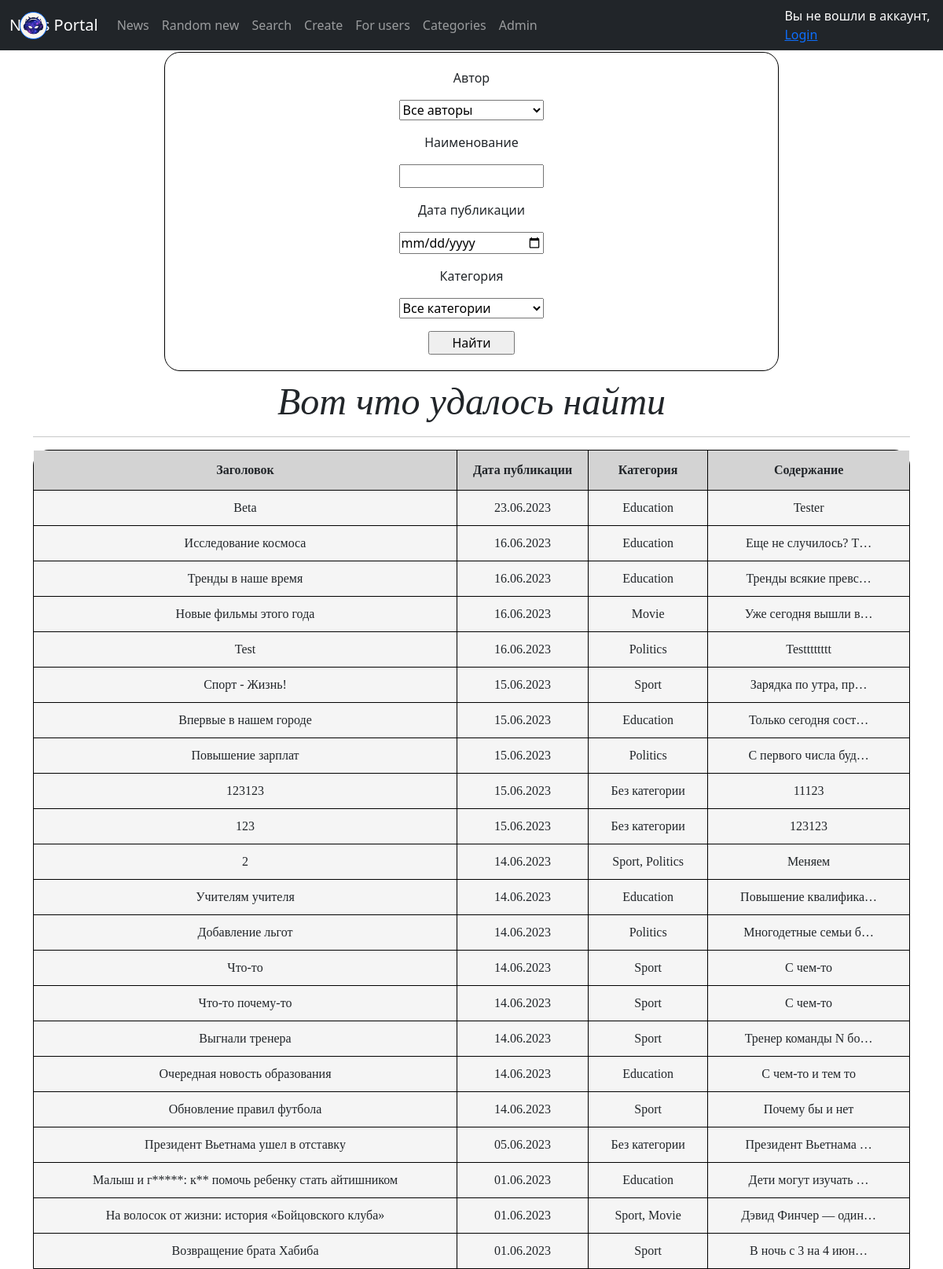
The app's page /news/search/ with its own data.
### news/models.py (models this page shows, shortened)
class Post(models.Model):
    news = 'NE'
    article = 'AR'
    name = models.CharField(max_length=255)
    type = models.CharField(max_length=2, choices=TYPE_OF_NEW, default=news)
    datetime_in = models.DateTimeField(auto_now_add=True)
    content = models.TextField()
    category = models.ManyToManyField('Category', through='PostCategories')
    author = models.ForeignKey('Author', on_delete=models.CASCADE, related_name='author')
    rating = models.IntegerField(default=0)

class Category(models.Model):
    category_name = models.CharField(max_length=255, unique=True)
    subscribers = models.ManyToManyField(User)
    def __str__(self):
        return self.category_name.title()

### news/views.py (the view)
# urls.py: path('search/', PostSearch.as_view(), name='post_search'),
class PostSearch(ListView):
    model = Post
    template_name = 'search.html'
    context_object_name = 'news'
    ordering = '-datetime_in'
    def get_queryset(self):
        queryset = super().get_queryset()
        self.filterset = PostFilter(self.request.GET, queryset)
        return self.filterset.qs
    def get_context_data(self, **kwargs):
        context = super().get_context_data(**kwargs)
        context['filterset'] = self.filterset
        return context

### news/models.py (called while the page is built)
    def __str__(self):
        return self.user.username

### news/templatetags/custom_filters.py (called while the page is built)
@register.filter()
def censor(value, censor_words=CENSOR_WORDS, symbols=SYMBOLS):
    if isinstance(value, str):
        for i in value.split():
            count = 0
            if not i.isalnum():
                for j in symbols:
                    if j in i:
                        count += 1
            if i[:len(i) - count].lower() in censor_words:
                value = value.replace(i[:len(i) - count], i[0] + '*' * (len(i) - 1 - count))
    else:
        try:
            raise AttributeError
        except AttributeError:
            print("AttributeError")
    return value

### news/templatetags/custom_tags.py (called while the page is built)
@register.simple_tag()
def random_new_id():
    return choice([i['id'] for i in Post.objects.all().values('id')])

### templates/search.html (shortened to what this page needs)
{% extends 'flatpages/default.html' %}
{% load static %}
{% load custom_filters %}
{% block content %}
<link rel="stylesheet" type='text/css' href="{% static 'css/search-styles.css' %}">
<section>
    <form action="" method="get">
        {% for i in filterset.form %}
        <div class="filter-block">
            <p class="label">{{ i.label }}</p>
            <p class="filter-field">{{ i }}</p>
        </div>
        {% endfor %}
        <input class="search-button" type="submit" value="Найти" />
    </form>
</section>
<h1>Вот что удалось найти</h1>
<hr>
{% if news %}
<div class="table-cube">
	<table>
		<tr class="table-head">
			<th>Заголовок</th>
			<th class="date-time-collumn">Дата публикации</th>
            <th>Категория</th>
			<th>Содержание</th>
		</tr>
		{% for i in news %}
		<tr>
			<td>{{ i.name|censor }}</td>
			<td>{{ i.datetime_in|date:'d.m.Y' }}</td>
            <td>{% if i.category.all %}
					{% for j in i.category.all %}
				{% if forloop.last %}
					{{ j }}
				{% else %}
				{{ j }},
				{% endif %}
				{% endfor %}
				{% else %}
					Без категории
				{% endif %}
				</td>
			<td>{{ i.content|truncatechars:20 }}</td>
		</tr>
		{% endfor %}
	</table>
</div>
{% else %}
<div class="not-found">
    <img src="/static/assets/not_found.png" title="Ничего не найдено" alt="Ничего не найдено">
    <h2>Ничего не найдено...</h2>
</div>
{% endif %}
{% endblock content %}

### static/css/news-styles.css (style rules this page uses)
h1 { font-style: italic; font-family: fantasy; font-size: 3em; }
td { padding: 10px; background-color: whitesmoke; }
table { border-collapse: collapse; width: 100%; font-family: serif; }
table td, table th { border: 1px solid black; }
table tr:first-child th { border-top: 0; }
table tr:last-child td { border-bottom: 0; }
table tr td:first-child, table tr th:first-child { border-left: 0; }
table tr td:last-child, table tr th:last-child { border-right: 0; }
.table-cube { position: relative; display: flex; justify-content: center; align-items: center; background: gray; border-top-left-radius: 20px; border-top-right-radius: 20px; border: 1px solid black; }
.table-head { height: 50px; }

### static/css/search-styles.css (style rules this page uses)
section { display: flex; justify-content: center; align-items: center; }
form { margin: 10px; padding: 20px; border: 1px solid black; border-radius: 20px; width: 70%; }
h1 { font-style: italic; font-family: fantasy; font-size: 3em; }
td { border: 1px solid; padding: 10px; }
table { width: 100%; font-family: serif; }
.table-head { background-color: lightgray; height: 50px; }
.date-time-collumn { width: 15%; }
input, select { width: 25%; }
.search-button { width: 15%; }

### records on screen
Post: name|censor "Beta", datetime_in "23.06.2023", content "Tester"
Category: category_name "Education"
Post: name|censor "Исследование космоса", datetime_in "16.06.2023", content "Еще не случилось? Т…"
Post: name|censor "Тренды в наше время", datetime_in "16.06.2023", content "Тренды всякие превс…"
Post: name|censor "Новые фильмы этого года", datetime_in "16.06.2023", content "Уже сегодня вышли в…"
Category: category_name "Movie"
Post: name|censor "Test", datetime_in "16.06.2023", content "Testttttttt"
Category: category_name "Politics"
Post: name|censor "Спорт - Жизнь!", datetime_in "15.06.2023", content "Зарядка по утра, пр…"
Category: category_name "Sport"
Post: name|censor "Впервые в нашем городе", datetime_in "15.06.2023", content "Только сегодня сост…"
Post: name|censor "Повышение зарплат", datetime_in "15.06.2023", content "С первого числа буд…"
Post: name|censor "123123", datetime_in "15.06.2023", shows "Без категории", content "11123"
Post: name|censor "123", datetime_in "15.06.2023", shows "Без категории", content "123123"
Post: name|censor "2", datetime_in "14.06.2023", content "Меняем"
Post: name|censor "Учителям учителя", datetime_in "14.06.2023", content "Повышение квалифика…"
Post: name|censor "Добавление льгот", datetime_in "14.06.2023", content "Многодетные семьи б…"
Post: name|censor "Что-то", datetime_in "14.06.2023", content "С чем-то"
Post: name|censor "Что-то почему-то", datetime_in "14.06.2023", content "С чем-то"
Post: name|censor "Выгнали тренера", datetime_in "14.06.2023", content "Тренер команды N бо…"
Post: name|censor "Очередная новость образования", datetime_in "14.06.2023", content "С чем-то и тем то"
Post: name|censor "Обновление правил футбола", datetime_in "14.06.2023", content "Почему бы и нет"
Post: name|censor "Президент Вьетнама ушел в отставку", datetime_in "05.06.2023", shows "Без категории", content "Президент Вьетнама …"
Post: name|censor "Малыш и г*****: к** помочь ребенку стать айтишником", datetime_in "01.06.2023", content "Дети могут изучать …"
Post: name|censor "На волосок от жизни: история «Бойцовского клуба»", datetime_in "01.06.2023", content "Дэвид Финчер — один…"
Post: name|censor "Возвращение брата Хабиба", datetime_in "01.06.2023", content "В ночь с 3 на 4 июн…"

### other values on screen
{{ i.label }} "Автор" "Наименование" "Дата публикации" "Категория"
